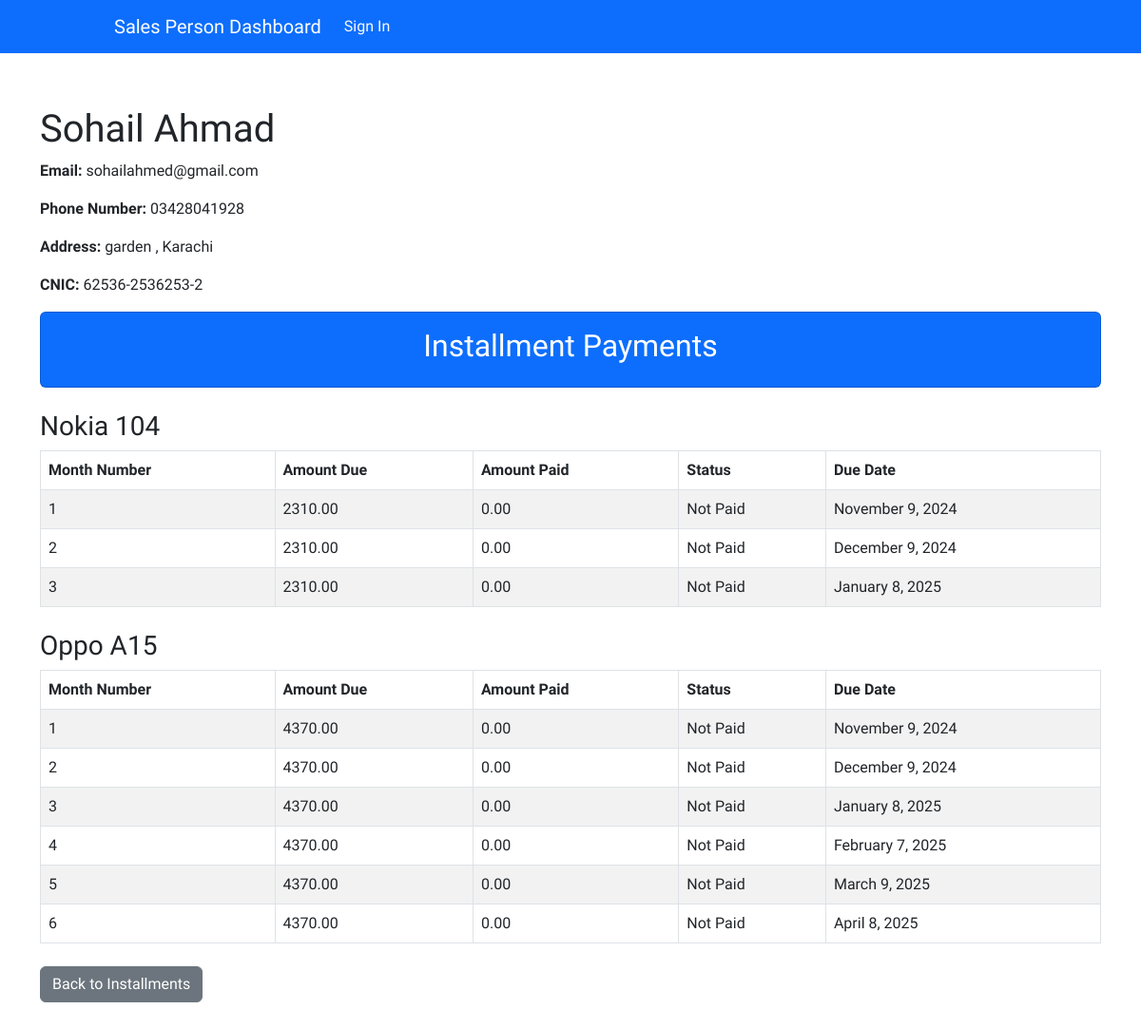
/account/customer/2/, run on the app's committed database.
### account/models.py (models this page shows, shortened)
class Customer(models.Model):
    first_name = models.CharField(max_length=50)
    last_name = models.CharField(max_length=50)
    email = models.EmailField(max_length=50)
    phone_number = models.CharField(max_length=15)
    address = models.TextField()
    cnic = models.CharField(max_length=15, unique=True)

### order/models.py (models this page shows, shortened)
class OrderItem(models.Model):
    order = models.ForeignKey(Order, related_name='items', on_delete=models.CASCADE)
    customer = models.ForeignKey(Customer, on_delete=models.CASCADE, related_name='order_items')
    product = models.ForeignKey(Product, on_delete=models.SET_NULL, null=True)
    quantity = models.PositiveIntegerField(default=1)
    price = models.DecimalField(max_digits=10, decimal_places=2)
    total_price = models.DecimalField(max_digits=10, decimal_places=2)  # Pre-calculated

class InstallmentPayment(models.Model):
    order_item = models.ForeignKey('OrderItem', related_name='installments', on_delete=models.CASCADE)
    customer = models.ForeignKey(Customer, on_delete=models.CASCADE, related_name='installments')
    month_number = models.PositiveIntegerField()
    amount_due = models.DecimalField(max_digits=10, decimal_places=2)
    amount_paid = models.DecimalField(max_digits=10, decimal_places=2, default=0.00)
    is_paid = models.BooleanField(default=False)
    initial_amount_due = models.DecimalField(max_digits=10, decimal_places=2, editable=False)  # Track the original amount_due
    due_date = models.DateTimeField(null=True, blank=True)

### products/models.py (models this page shows, shortened)
class Product(models.Model):
    name = models.CharField(max_length=100)
    photo = models.ImageField(upload_to='products_images')
    price = models.IntegerField()
    details = models.TextField()
    category = models.ForeignKey(Category, on_delete=models.CASCADE)
    date = models.DateTimeField(auto_now_add=True)
    inventory = models.IntegerField(default=1, validators=[MinValueValidator(0)])
    delivery_fee = models.IntegerField(default=290)
    down_payment_3_months = models.FloatField(default=30.0)
    down_payment_6_months = models.FloatField(default=20.0)
    down_payment_9_months = models.FloatField(default=15.0)
    down_payment_12_months = models.FloatField(default=10.0)
    fee_3_months = models.FloatField(default=10.0)
    fee_6_months = models.FloatField(default=15.0)
    fee_9_months = models.FloatField(default=20.0)
    fee_12_months = models.FloatField(default=30.0)

### account/views.py (the view)
# urls.py: path('customer/<int:customer_id>/', views.customer_detail_view, name='customer_detail'),
def customer_detail_view(request, customer_id):
    customer = get_object_or_404(Customer, id=customer_id)
    installments = customer.installments.all()
    grouped_installments = defaultdict(list)
    for installment in installments:
        grouped_installments[installment.order_item].append(installment)
    return render(request, 'account/customer_detail.html', {
        'customer': customer,
        'grouped_installments': dict(grouped_installments),
    })

### account/templates/account/customer_detail.html
{% extends "base.html" %}
{% block content %}
<div class="container mt-4">
    <h1>{{ customer.first_name }} {{ customer.last_name }}</h1>
    <p><strong>Email:</strong> {{ customer.email }}</p>
    <p><strong>Phone Number:</strong> {{ customer.phone_number }}</p>
    <p><strong>Address:</strong> {{ customer.address }}</p>
    <p><strong>CNIC:</strong> {{ customer.cnic }}</p>
    <div class="card text-white bg-primary text-center mb-4">
        <div class="card-body">
            <h2 class="card-title">Installment Payments</h2>
        </div>
    </div>
    {% for order_item, installments in grouped_installments.items %}
        <h3>{{ order_item.product.name }}</h3>
        <table class="table table-striped table-bordered mb-4">
            <thead class="thead-dark">
                <tr>
                    <th>Month Number</th>
                    <th>Amount Due</th>
                    <th>Amount Paid</th>
                    <th>Status</th>
                    <th>Due Date</th>
                </tr>
            </thead>
            <tbody>
                {% for installment in installments %}
                    <tr>
                        <td>{{ installment.month_number }}</td>
                        <td>{{ installment.amount_due }}</td>
                        <td>{{ installment.amount_paid }}</td>
                        <td>{{ installment.is_paid|yesno:"Paid, Not Paid" }}</td>
                        <td>{{ installment.due_date|date:"F j, Y" }}</td>
                    </tr>
                {% empty %}
                    <tr>
                        <td colspan="5" class="text-center">No installments found for this order item.</td>
                    </tr>
                {% endfor %}
            </tbody>
        </table>
    {% endfor %}
    <a href="{% url 'order:total_bill' %}" class="btn btn-secondary">Back to Installments</a>
</div>
{% endblock content %}

### static/CSS/style.css (style rules this page uses)
:root { --color-red: hsl(14, 86%, 42%); --color-rose-50: hsl(20, 50%, 98%); --color-rose-100: hsl(13, 31%, 94%); --color-rose-300: hsl(14, 25%, 72%); --color-rose-500: hsl(12, 20%, 44%); --color-rose-900: hsl(14, 65%, 9%); --font-body: 'Red Hat Text', sans-serif; --font-size-body: 16px; --font-weight-normal: 400; --font-weight-medium: 600; --font-weight-bold: 700; }
* { font-family: var(--font-body); box-sizing: border-box; }
body { min-height: 100vh; margin: 0; padding: 0; font-size: var(--font-size-body); background-color: var(--color-rose-50); }
.container { padding: 2rem 2rem 5rem; }

### data on the page
Customer: first_name "Sohail", last_name "Ahmad", email "sohailahmed@gmail.com", phone_number "03428041928", address "garden , Karachi", cnic "62536-2536253-2"
OrderItem: product.name "Nokia 104"
InstallmentPayment: month_number "1", amount_due "2310.00", amount_paid "0.00", is_paid "Not Paid", due_date "November 9, 2024"
InstallmentPayment: month_number "2", amount_due "2310.00", amount_paid "0.00", is_paid "Not Paid", due_date "December 9, 2024"
InstallmentPayment: month_number "3", amount_due "2310.00", amount_paid "0.00", is_paid "Not Paid", due_date "January 8, 2025"
OrderItem: product.name "Oppo A15"
InstallmentPayment: month_number "1", amount_due "4370.00", amount_paid "0.00", is_paid "Not Paid", due_date "November 9, 2024"
InstallmentPayment: month_number "2", amount_due "4370.00", amount_paid "0.00", is_paid "Not Paid", due_date "December 9, 2024"
InstallmentPayment: month_number "3", amount_due "4370.00", amount_paid "0.00", is_paid "Not Paid", due_date "January 8, 2025"
InstallmentPayment: month_number "4", amount_due "4370.00", amount_paid "0.00", is_paid "Not Paid", due_date "February 7, 2025"
InstallmentPayment: month_number "5", amount_due "4370.00", amount_paid "0.00", is_paid "Not Paid", due_date "March 9, 2025"
InstallmentPayment: month_number "6", amount_due "4370.00", amount_paid "0.00", is_paid "Not Paid", due_date "April 8, 2025"
